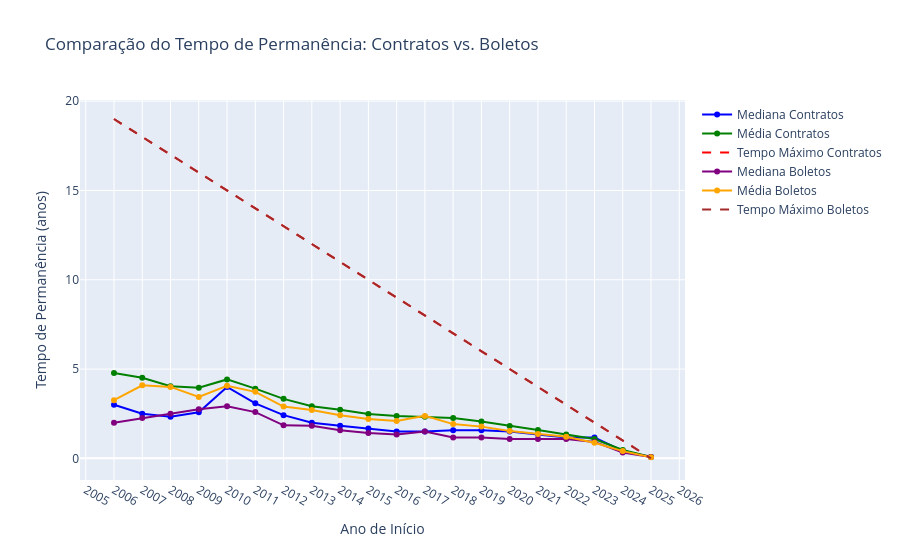

Write notebook code for a chart like this one.
### Markdown cell above
### Tempo de Permanência por Inicio de contrato: Contratos vs. Boletos

### Code cell
import pandas as pd
import plotly.graph_objects as go
from datetime import datetime

def analisar_permanencia_comparada(tabela_sdf):
    """
    Analisa e compara o tempo de permanência dos contratos baseados na data de início e na data do primeiro boleto.

    Parâmetros:
    tabela_sdf (Spark DataFrame): DataFrame do Spark contendo 'data_inicio', 'anos_contrato', 
                                  'data_primeiro_boleto' e 'anos_boleto'.

    Retorno:
    fig (plotly.graph_objects.Figure): Gráfico interativo comparando os tempos de permanência.
    """

    # Filtrar e converter para Pandas os contratos cancelados
    df_contratos = tabela_sdf.filter(tabela_sdf["tipo_saida"] != "ATIVO") \
        .select("data_inicio", "anos_contrato", "data_primeiro_boleto", "anos_boleto") \
        .toPandas()

    # Converter colunas de data para datetime
    df_contratos["data_inicio"] = pd.to_datetime(df_contratos["data_inicio"])
    df_contratos["data_primeiro_boleto"] = pd.to_datetime(df_contratos["data_primeiro_boleto"])

    # Criar colunas com o ano do contrato e o ano do primeiro boleto
    df_contratos["ano_inicio"] = df_contratos["data_inicio"].dt.year
    df_contratos["ano_primeiro_boleto"] = df_contratos["data_primeiro_boleto"].dt.year

    # Obter o ano atual
    ano_atual = datetime.today().year

    # Calcular estatísticas por ano para os contratos
    estatisticas_contratos = df_contratos.groupby("ano_inicio")["anos_contrato"].agg(["median", "mean"]).reset_index()
    estatisticas_contratos["tempo_maximo_possivel"] = ano_atual - estatisticas_contratos["ano_inicio"]

    # Calcular estatísticas por ano para os boletos
    estatisticas_boletos = df_contratos.groupby("ano_primeiro_boleto")["anos_boleto"].agg(["median", "mean"]).reset_index()
    estatisticas_boletos["tempo_maximo_possivel"] = ano_atual - estatisticas_boletos["ano_primeiro_boleto"]

    # Criar gráfico interativo
    fig = go.Figure()

    # Adicionar linhas dos contratos
    fig.add_trace(go.Scatter(
        x=estatisticas_contratos["ano_inicio"],
        y=estatisticas_contratos["median"],
        mode="lines+markers",
        name="Mediana Contratos",
        line=dict(color="blue")
    ))

    fig.add_trace(go.Scatter(
        x=estatisticas_contratos["ano_inicio"],
        y=estatisticas_contratos["mean"],
        mode="lines+markers",
        name="Média Contratos",
        line=dict(color="green")
    ))

    fig.add_trace(go.Scatter(
        x=estatisticas_contratos["ano_inicio"],
        y=estatisticas_contratos["tempo_maximo_possivel"],
        mode="lines",
        name="Tempo Máximo Contratos",
        line=dict(color="red", dash="dash")
    ))

    # Adicionar linhas dos boletos
    fig.add_trace(go.Scatter(
        x=estatisticas_boletos["ano_primeiro_boleto"],
        y=estatisticas_boletos["median"],
        mode="lines+markers",
        name="Mediana Boletos",
        line=dict(color="purple")
    ))

    fig.add_trace(go.Scatter(
        x=estatisticas_boletos["ano_primeiro_boleto"],
        y=estatisticas_boletos["mean"],
        mode="lines+markers",
        name="Média Boletos",
        line=dict(color="orange")
    ))

    fig.add_trace(go.Scatter(
        x=estatisticas_boletos["ano_primeiro_boleto"],
        y=estatisticas_boletos["tempo_maximo_possivel"],
        mode="lines",
        name="Tempo Máximo Boletos",
        line=dict(color="brown", dash="dash")
    ))

    # Layout do gráfico
    fig.update_layout(
        title="Comparação do Tempo de Permanência: Contratos vs. Boletos",
        xaxis_title="Ano de Início",
        yaxis_title="Tempo de Permanência (anos)",
        showlegend=True,
        xaxis=dict(
            dtick=1,
            tickmode='linear'
        )
    )

    return fig


analisar_permanencia_comparada(tabela_filtrada_2006)

### Figure 1 — Plotly figure (JSON) as saved in the notebook; plotly's stock layout.template omitted (floating-point values rounded to 4 significant figures)
{"data": [{"line": {"color": "blue"}, "mode": "lines+markers", "name": "Mediana Contratos", "type": "scatter", "x": [2006, 2007, 2008, 2009, 2010, 2011, 2012, 2013, 2014, 2015, 2016, 2017, 2018, 2019, 2020, 2021, 2022, 2023, 2024, 2025], "y": [3.0, 2.5, 2.33, 2.58, 4.0, 3.08, 2.42, 2.0, 1.83, 1.67, 1.5, 1.5, 1.58, 1.58, 1.5, 1.33, 1.17, 1.17, 0.42, 0.08]}, {"line": {"color": "green"}, "mode": "lines+markers", "name": "Média Contratos", "type": "scatter", "x": [2006, 2007, 2008, 2009, 2010, 2011, 2012, 2013, 2014, 2015, 2016, 2017, 2018, 2019, 2020, 2021, 2022, 2023, 2024, 2025], "y": [4.78, 4.517, 4.043, 3.958, 4.42, 3.903, 3.332, 2.918, 2.724, 2.482, 2.372, 2.329, 2.266, 2.067, 1.81, 1.592, 1.338, 1.081, 0.4699, 0.08]}, {"line": {"color": "red", "dash": "dash"}, "mode": "lines", "name": "Tempo Máximo Contratos", "type": "scatter", "x": [2006, 2007, 2008, 2009, 2010, 2011, 2012, 2013, 2014, 2015, 2016, 2017, 2018, 2019, 2020, 2021, 2022, 2023, 2024, 2025], "y": [19, 18, 17, 16, 15, 14, 13, 12, 11, 10, 9, 8, 7, 6, 5, 4, 3, 2, 1, 0]}, {"line": {"color": "purple"}, "mode": "lines+markers", "name": "Mediana Boletos", "type": "scatter", "x": [2006, 2007, 2008, 2009, 2010, 2011, 2012, 2013, 2014, 2015, 2016, 2017, 2018, 2019, 2020, 2021, 2022, 2023, 2024, 2025], "y": [2.0, 2.26, 2.5, 2.75, 2.92, 2.59, 1.85, 1.83, 1.58, 1.42, 1.33, 1.5, 1.17, 1.17, 1.08, 1.08, 1.08, 0.92, 0.33, 0.08]}, {"line": {"color": "orange"}, "mode": "lines+markers", "name": "Média Boletos", "type": "scatter", "x": [2006, 2007, 2008, 2009, 2010, 2011, 2012, 2013, 2014, 2015, 2016, 2017, 2018, 2019, 2020, 2021, 2022, 2023, 2024, 2025], "y": [3.259, 4.091, 4.002, 3.438, 4.061, 3.723, 2.898, 2.702, 2.419, 2.209, 2.086, 2.378, 1.918, 1.777, 1.537, 1.358, 1.205, 0.8782, 0.4056, 0.0625]}, {"line": {"color": "brown", "dash": "dash"}, "mode": "lines", "name": "Tempo Máximo Boletos", "type": "scatter", "x": [2006, 2007, 2008, 2009, 2010, 2011, 2012, 2013, 2014, 2015, 2016, 2017, 2018, 2019, 2020, 2021, 2022, 2023, 2024, 2025], "y": [19, 18, 17, 16, 15, 14, 13, 12, 11, 10, 9, 8, 7, 6, 5, 4, 3, 2, 1, 0]}], "layout": {"showlegend": true, "title": {"text": "Comparação do Tempo de Permanência: Contratos vs. Boletos"}, "xaxis": {"dtick": 1, "tickmode": "linear", "title": {"text": "Ano de Início"}}, "yaxis": {"title": {"text": "Tempo de Permanência (anos)"}}}}
